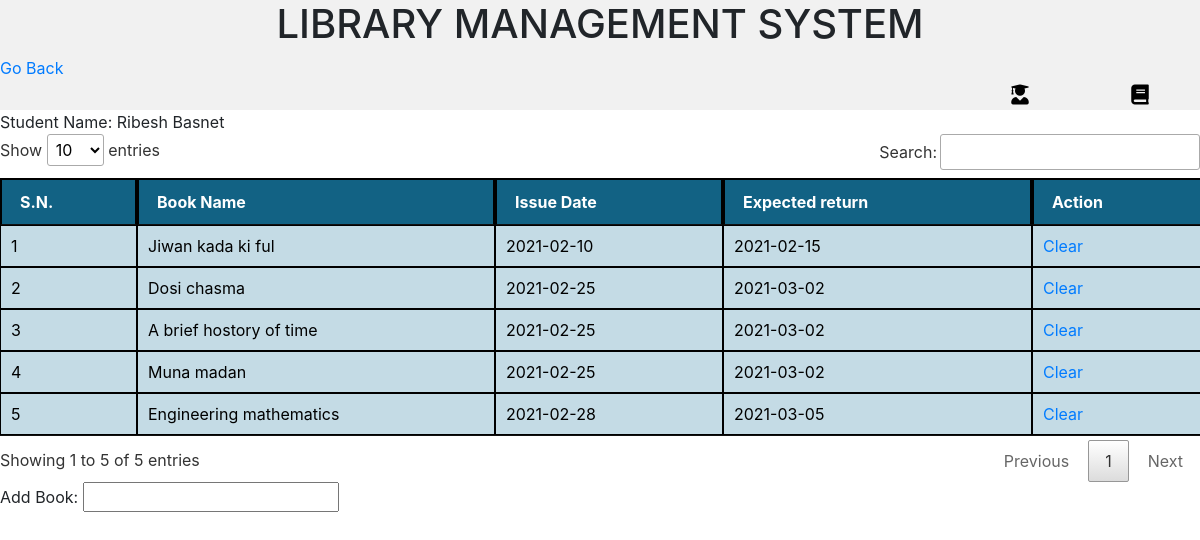
Page /view_assign_history.php?student_id=11 (signed in) on the committed database.
### tables this page shows
CREATE TABLE `student` (
  `id` int(11) NOT NULL,
  `name` varchar(50) NOT NULL,
  `faculty_id` int(11) NOT NULL,
  `contact_no` varchar(12) NOT NULL,
  `address` varchar(50) NOT NULL,
  `is_active` tinyint(1) NOT NULL
);

CREATE TABLE `issue` (
  `id` int(11) NOT NULL,
  `book_id` int(10) NOT NULL,
  `student_id` int(10) NOT NULL,
  `issue_date` date NOT NULL
);

CREATE TABLE `books` (
  `id` int(11) NOT NULL,
  `name` varchar(500) NOT NULL,
  `author` varchar(100) NOT NULL,
  `quantity` int(50) NOT NULL
);

### view_assign_history.php (the view, shortened to what this page needs)
<?php
require_once("includes/function.php");
?>
<!DOCTYPE html>
<html>
<head>
  <link rel="stylesheet" type="text/css" href="assets/css/jquery.dataTables.min.css">
    <link rel="stylesheet" href="https://stackpath.bootstrapcdn.com/bootstrap/4.1.3/css/bootstrap.min.css">
    <link rel="stylesheet" href="https://use.fontawesome.com/releases/v5.3.1/css/all.css">
</head>
<header id="header">
    <H1 style="text-align:center">LIBRARY MANAGEMENT SYSTEM</H1>
    <a style="text_align:center" href="index.php">Go Back</a>
    <nav id="navbar">
       <a href="books.php"><i class="fas fa-book"></i></a>
      <a href="index.php"><i class="fas fa-user-graduate"></i></a>
    </nav>
 </header>
<body>
  <?php
  $sql = "select * from student where id=".$_GET['student_id']." limit 1";
  $result = mysqli_query($connection, $sql);
  $student = mysqli_fetch_assoc($result);
  ?>
Student Name: <?php echo $student['name']; ?>
<table id="viewData">
  <thead>
  <tr>
    <td class="tablehead" >S.N.</td>
    <td class="tablehead" >Book Name</td>
    <td class="tablehead">Issue Date</td>
    <td class="tablehead">Expected return</td>
    <td class="tablehead">Action</td>
  </tr>
  </thead>
  <tbody>
  <?php
  $i = 1;
  $days_valid = 5;
  $sql = "select * from issue where student_id=".$student['id'];
  $result = mysqli_query($connection,$sql);
  while($row = mysqli_fetch_assoc($result))
  {
    $expected_date =  date('Y-m-d', strtotime($row['issue_date']. ' + '.$days_valid.' days'));
    $sql = "select * from books where id=".$row['book_id']." limit 1";
    $book_result = mysqli_query($connection, $sql);
    $book_selected = mysqli_fetch_assoc($book_result);
  ?>
  <tr>
    <td class="tbody"class="tbody"><?php echo $i?></td>
    <td class="tbody"><?php echo $book_selected['name']?></td>
    <td class="tbody"><?php echo $row['issue_date']?></td>
    <td class="tbody"><?php echo $expected_date; ?></td>
    <td class="tbody"><a href="view_assign_history.php?student_id=<?php echo $student['id']; ?>&clear_id=<?php echo $row['id']; ?>" onclick='return(confirm("Are you sure you want to clear?"));'>Clear</a></td>
  </tr>
<?php
  $i++;
}
?>
</tbody>
</table>
Add Book: <input type="text" id="search_book" name="">
</body>
</html>

### view_assign_history.php (style rules this page uses)
#header { background-color: #f1f1f1; width: 100%; }
#navbar { margin: 0; width: 100%; overflow: hidden; height: 30px; }
#navbar a { display: inline-block; text-align: center; float: right; width: 120px; height: 30px; color: #000; transition: 0.5s; text-decoration: none; font-size: 20px; }
td { border: 1px solid #000; }
.tablehead { font-weight: bolder; border: 2px solid #000; background-color: #126284; color: #fff; }
.tbody { background-color: #C4DBE5; color: #000000; }

### rows in the picture
student: name "Ribesh Basnet"
issue: book.name "Jiwan kada ki ful", issue_date "2021-02-10", issue_date "2021-02-15"
issue: book.name "Dosi chasma", issue_date "2021-02-25", issue_date "2021-03-02"
issue: book.name "A brief hostory of time", issue_date "2021-02-25", issue_date "2021-03-02"
issue: book.name "Muna madan", issue_date "2021-02-25", issue_date "2021-03-02"
issue: book.name "Engineering mathematics", issue_date "2021-02-28", issue_date "2021-03-05"
